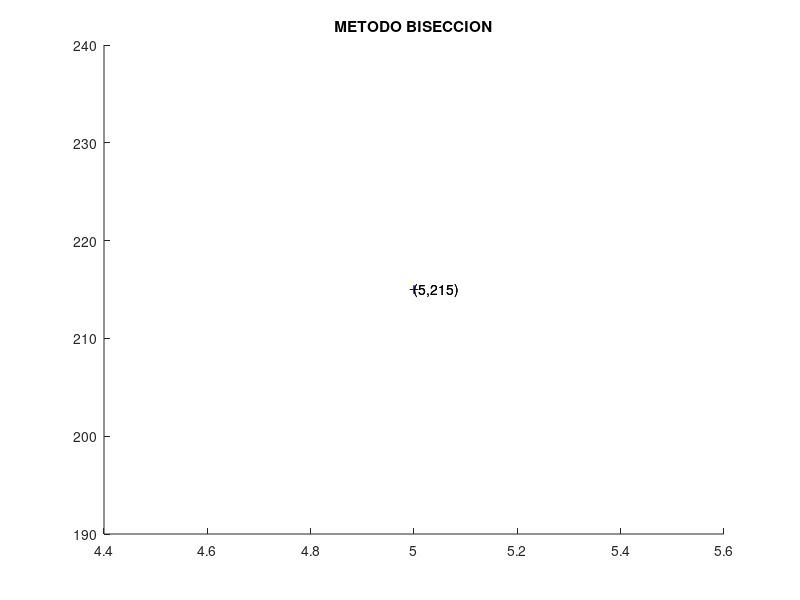

Source code (MATLAB): (Note: this script raises an error after producing the figure.)
%METODO SECANTE
%ALUMNO: LUNA INFANTES FABRICIO
clc;
format long; %formato para que aparezcan hasta 15 decimales 
i=0;%contador de iteraciones
n=16;%numero maximo de iteraciones
tol=1;%tolerancia
p=0;
FP=0;
FA=0;
a=input('Limite inferior del intervalo:');%ingresa el limite inferior del intervalo
b=input('Limite superior del intervalo:');%ingresa el limite inferior del intervalo

function[result]=funci(x)%funcion que se desea averiguar la aproximacion
 result=x.^3+4*x.^2 - 10;
 return
endfunction

c=linspace(a,b);%guarda el intervalo
hold on %mantiene la grafica en la pantalla
plot(c,funci(c),'r-');%grafica la funcion en el intervalo


plot(a,funci(a),'b+-');%grafica el punto del limite inferior de la funcion
text(a,funci(a),strcat("(",num2str(a),",",num2str(funci(a)),")"));%num2str convierte a string un numero %strcat los concatena
plot(b,funci(b),'b+-');%grafica el punto del limite superior de la funcion
text(b,funci(b),strcat("(",num2str(b),",",num2str(funci(b)),")"));
title("METODO BISECCION");
FA=funci(a);%evalua el limite inferior del intervalo en la funcion y se le asigna a otra variable
while(i<n)
  p=a+(b-a)/2; %se halla el valor de la nueva aproximacion
  FP=func(p);%evalua la aproximacion en la funcion y se le asigna a otra variable
  if(FP==0 | (b-a)/2<tol)
  
    disp(p);%imprime las aproximaciones
    plot(p,funci(p),'mo');%grafica el punto aproximado de color magenta
    text(p,funci(p),strcat("(",num2str(p),",",num2str(funci(p)),")"));
    pause(0.8);%para graficar la aproximacion de manera lenta
  endif
  i=i+1; %el contador aumenta
  if(FA*FP>0)%si 
    a=p;%el limite inferior queda asignado por la nueva aproximacion
    FA=FP;
  else
  b=p;%el limite superior queda asignado por la nueva aproximacion
  endif
  hold on
  plot(a,funci(a),'bx-'); %marca los nuevos intervalos de color azul en forma de x
  plot(b,funci(b),'bx-');
endwhile
fprintf('El metodo fracaso despues de %d', n);
fprintf(' iteraciones');
hold off
